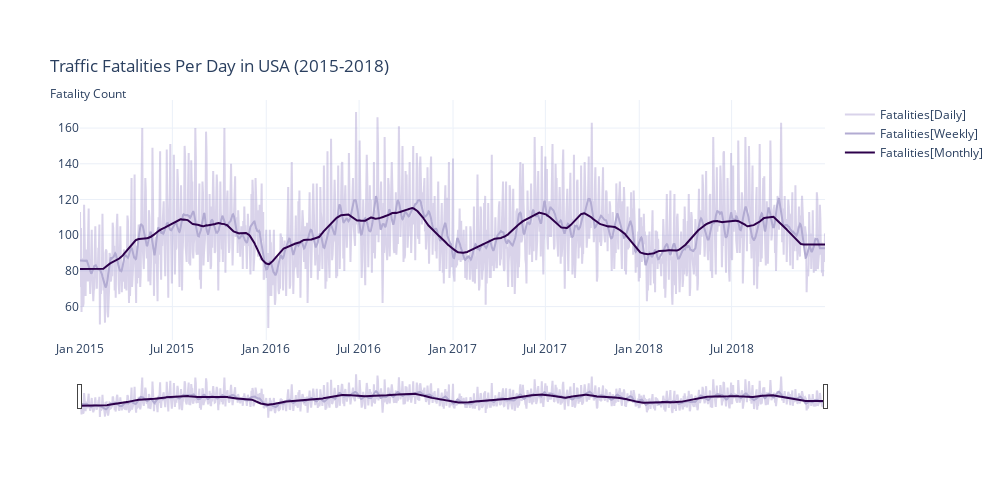

The code cell stored with this chart in its notebook:
### Code cell
fig = go.Figure()
fig.add_trace(go.Scatter(x=accidents_1815_sum.date, y=accidents_1815_sum.fatals,
                         name="Fatalities[Daily]",
                         line_color='rgb(130,109,186)', opacity=0.3))


fig.add_trace(go.Scatter(x=accidents_1815_sum.date,
                         # setting degree to 10
                         y=smoothTriangle(accidents_1815_sum.fatals, 7),
                         mode='lines',
                         marker=dict(
                             size=6,
                             color='rgb(178,171,210)',
                             symbol='triangle-up'),
                         name='Fatalities[Weekly]'))

fig.add_trace(go.Scatter(x=accidents_1815_sum.date,
                         # setting degree to 10
                         y=smoothTriangle(accidents_1815_sum.fatals, 30),
                         mode='lines',
                         marker=dict(
                             size=6,
                             color='rgb(45,0,75)',
                             symbol='triangle-up'),
                         name='Fatalities[Monthly]'))


fig.update_layout(title_text='<br>Traffic Fatalities Per Day in USA (2015-2018)<br>'
                  '<sub>Fatality Count<sub>',
                  xaxis_rangeslider_visible=True, width=1000, height=500)
fig.layout.template = 'plotly_white'
fig.show()

### Figure 1 — Plotly figure (JSON) as saved in the notebook; plotly's stock layout.template omitted (floating-point values rounded to 4 significant figures; data arrays with more than 128 entries replaced by an {"elided": "..."} marker saying what was removed)
{"data": [{"line": {"color": "rgb(130,109,186)"}, "name": "Fatalities[Daily]", "opacity": 0.3, "type": "scatter", "x": {"elided": "1461 str values"}, "y": {"elided": "1461 int values"}}, {"marker": {"color": "rgb(178,171,210)", "size": 6, "symbol": "triangle-up"}, "mode": "lines", "name": "Fatalities[Weekly]", "type": "scatter", "x": {"elided": "1461 str values"}, "y": {"elided": "1461 float values"}}, {"marker": {"color": "rgb(45,0,75)", "size": 6, "symbol": "triangle-up"}, "mode": "lines", "name": "Fatalities[Monthly]", "type": "scatter", "x": {"elided": "1461 str values"}, "y": {"elided": "1461 float values"}}], "layout": {"height": 500, "title": {"text": "<br>Traffic Fatalities Per Day in USA (2015-2018)<br><sub>Fatality Count<sub>"}, "width": 1000, "xaxis": {"rangeslider": {"visible": true}}}}
